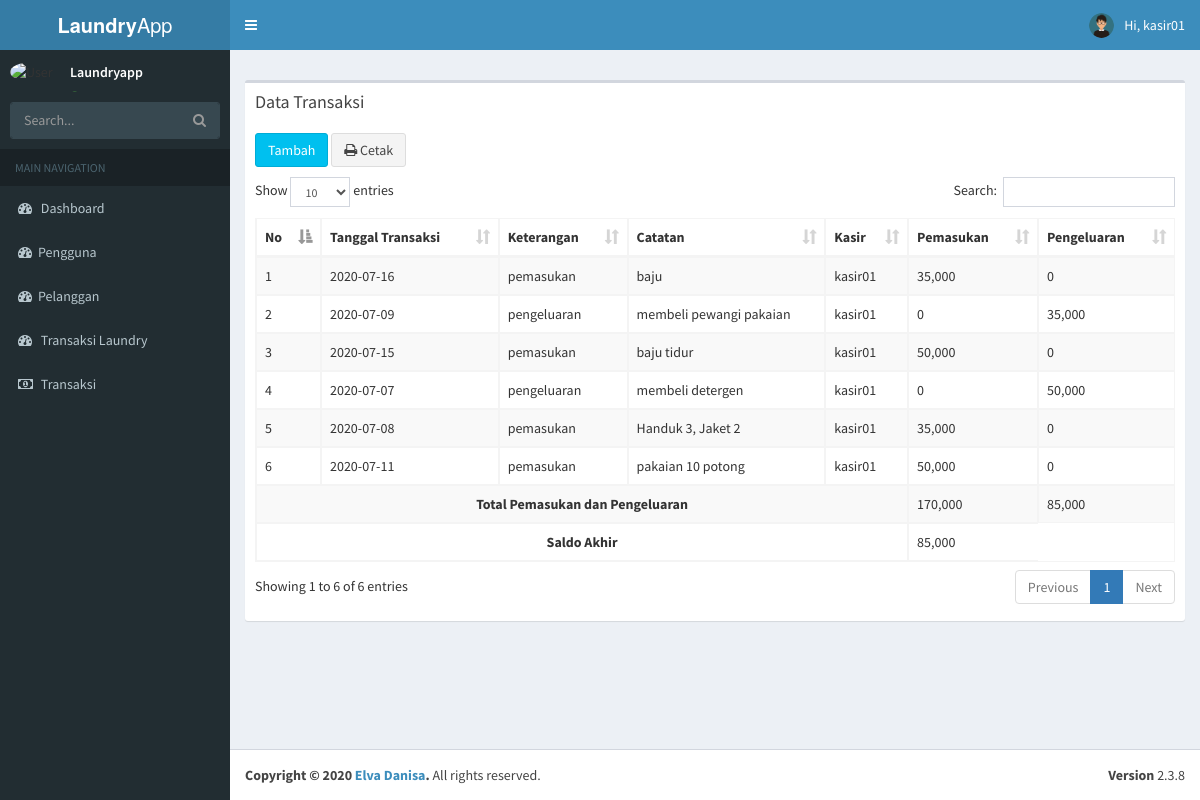
The page /index.php?page=transaksi (signed in) on the database its author committed.
### tables this page shows
CREATE TABLE IF NOT EXISTS `tb_user` (
  `id` int(11) NOT NULL AUTO_INCREMENT,
  `username` varchar(100) NOT NULL,
  `nama_user` varchar(255) NOT NULL,
  `password` varchar(100) NOT NULL,
  `level` varchar(30) NOT NULL,
  `foto` varchar(255) NOT NULL,
  PRIMARY KEY (`id`)
);

CREATE TABLE IF NOT EXISTS `tb_transaksi` (
  `kode_transaksi` int(11) NOT NULL AUTO_INCREMENT,
  `kode_user` int(11) NOT NULL,
  `tgl_transaksi` date NOT NULL,
  `pemasukan` int(11) NOT NULL,
  `pengeluaran` int(11) NOT NULL,
  `catatan` text NOT NULL,
  `keterangan` varchar(50) NOT NULL,
  PRIMARY KEY (`kode_transaksi`)
);

### page/transaksi/transaksi.php (the view)
<section class="content">
      <div class="row">
<div class="box">
            <div class="box-header">
              <h3 class="box-title">Data Transaksi</h3>
            </div>
            <div class="box-body">
              <a href="?page=transaksi&aksi=tambah" class="btn btn-info" style="margin-bottom: 10px;" title="">Tambah</a>
            <a target="blank" href="page/transaksi/cetak.php" class="btn btn-default" style="margin-bottom: 10px;" title=""><i class="fa fa-print"></i> Cetak</a>
              <table id="example1" class="table table-bordered table-striped">
                <thead>
                <tr>
                  <th>No</th>
                  <th>Tanggal Transaksi</th>
                  <th>Keterangan</th>
                  <th>Catatan</th>
                  <th>Kasir</th>
                  <th>Pemasukan</th>
                  <th>Pengeluaran</th>
                </tr>
                </thead>
                <tbody>
                  <?php
                        $no = 1;
                        $sql = $koneksi->query("select * from tb_transaksi, tb_user where tb_transaksi.kode_user=tb_user.id");
                        while ($data = $sql->fetch_assoc()) {
                   ?>
                <tr>
                  <td><?php echo $no++; ?></td>
                  <td><?php echo $data['tgl_transaksi'] ?></td>
                  <td><?php echo $data['keterangan'] ?></td>
                  <td><?php echo $data['catatan'] ?></td>
                  <td><?php echo $data['nama_user'] ?></td>
                  <td><?php echo number_format($data['pemasukan'])?></td>
                  <td><?php echo number_format($data['pengeluaran'])?></td>
                </tr>
                <?php
                $masuk = $masuk+$data['pemasukan'];
                $keluar = $keluar+$data['pengeluaran'];
                $saldo = $masuk - $keluar;
              } ?>
              </tbody>
              <tr>
                  <th colspan="5" style="text-align:center">Total Pemasukan dan Pengeluaran</th>
                  <td><?php  echo number_format($masuk)?></td>
                  <td><?php  echo number_format($keluar)?></td>
              </tr>
               <tr>
                  <th colspan="5" style="text-align:center">Saldo Akhir</th>
                  <td><?php  echo number_format($saldo)?></td>
              </tr>
            </table>
          </div>
        </div>
      </div>
    </section>

### index.php (shortened to what this page needs)
<?php
    include "include/koneksi.php";
  if ($_SESSION['admin'] || $_SESSION['kasir'] ) {
?>
<!DOCTYPE html>
<html>
<head>
  <link rel="stylesheet" href="bootstrap/css/bootstrap.min.css">
  <link rel="stylesheet" href="plugins/select2/select2.min.css">
  <link rel="stylesheet" href="https://cdnjs.cloudflare.com/ajax/libs/font-awesome/4.5.0/css/font-awesome.min.css">
  <link rel="stylesheet" href="https://cdnjs.cloudflare.com/ajax/libs/ionicons/2.0.1/css/ionicons.min.css">
  <link rel="stylesheet" href="plugins/datatables/dataTables.bootstrap.css">
  <link rel="stylesheet" href="dist/css/AdminLTE.min.css">
  <link rel="stylesheet" href="dist/css/skins/_all-skins.min.css">
</head>
<body class="hold-transition skin-blue sidebar-mini">
<div class="wrapper">
  <header class="main-header">
    <a href="../../index2.html" class="logo">
      <span class="logo-lg"><b>Laundry</b>App</span>
    </a>
    <nav class="navbar navbar-static-top">
      <a href="#" class="sidebar-toggle" data-toggle="offcanvas" role="button">
      </a>
      <?php
          if ($_SESSION['admin']) {
            $user = $_SESSION['admin'];
          }elseif ($_SESSION['kasir']) {
            $user = $_SESSION['kasir'];
          }
          $sql_user = $koneksi->query("select * from tb_user where id='$user'");
          $data_user = $sql_user->fetch_assoc();
          $nama = $data_user['nama_user'];
       ?>
      <div class="navbar-custom-menu">
        <ul class="nav navbar-nav">
          <li class="dropdown user user-menu">
            <a href="#" class="dropdown-toggle" data-toggle="dropdown">
              <img src="images/<?php echo $data_user['foto']; ?>" class="user-image" alt="User Image">
              <span class="hidden-xs">Hi, <?php echo $nama?></span>
            </a>
          </li>
      </div>
    </nav>
  </header>
  <?php include "include/menu.php"; ?>
    <div class="content-wrapper">
    <section class="content-header">
      <?php include "include/isi.php"; ?>
    </section>
  </div>
  <footer class="main-footer">
    <div class="pull-right hidden-xs">
      <b>Version</b> 2.3.8
    </div>
    <strong>Copyright &copy; 2020 <a href="http://almsaeedstudio.com">Elva Danisa</a>.</strong> All rights
    reserved.
  </footer>
</div>
</body>
</html>
<?php
    }else{
      header("location: login.php");
    }
 ?>

### rows shown on the page
tb_user: foto (picture), nama_user "kasir01"
tb_transaksi: tgl_transaksi "2020-07-16", keterangan "pemasukan", catatan "baju", kode_user.nama_user "kasir01", pemasukan "35,000", pengeluaran "0"
tb_transaksi: tgl_transaksi "2020-07-09", keterangan "pengeluaran", catatan "membeli pewangi pakaian", kode_user.nama_user "kasir01", pemasukan "0", pengeluaran "35,000"
tb_transaksi: tgl_transaksi "2020-07-15", keterangan "pemasukan", catatan "baju tidur", kode_user.nama_user "kasir01", pemasukan "50,000", pengeluaran "0"
tb_transaksi: tgl_transaksi "2020-07-07", keterangan "pengeluaran", catatan "membeli detergen", kode_user.nama_user "kasir01", pemasukan "0", pengeluaran "50,000"
tb_transaksi: tgl_transaksi "2020-07-08", keterangan "pemasukan", catatan "Handuk 3, Jaket 2", kode_user.nama_user "kasir01", pemasukan "35,000", pengeluaran "0"
tb_transaksi: tgl_transaksi "2020-07-11", keterangan "pemasukan", catatan "pakaian 10 potong", kode_user.nama_user "kasir01", pemasukan "50,000", pengeluaran "0"

### other values the page prints
$masuk "170,000"
$keluar "85,000"
$saldo "85,000"
